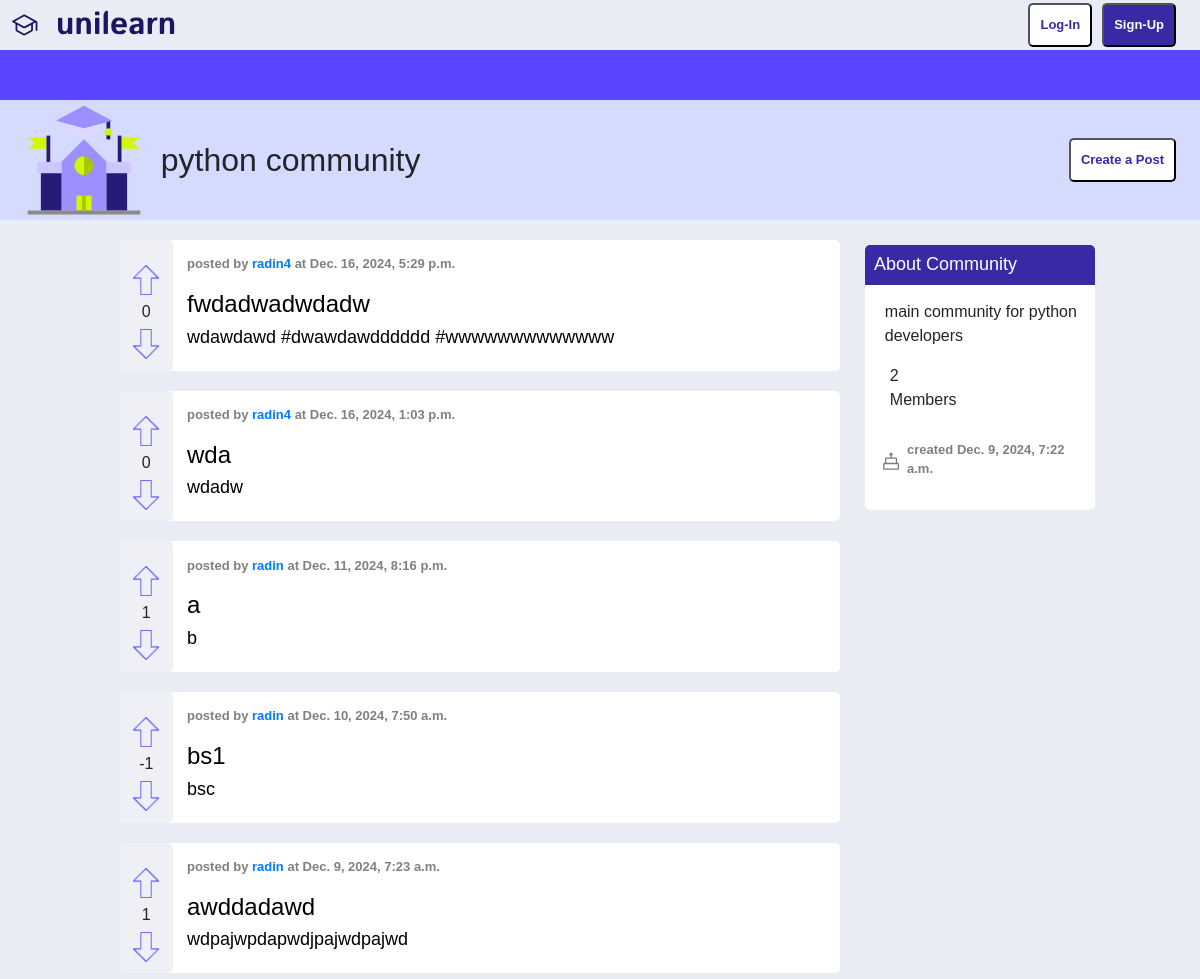
The app's page /subreddits/python community/ with its own data.
### main/models.py (models this page shows, shortened)
class Subreddit(models.Model):
    name = models.CharField(max_length=100, unique=True)
    description = models.TextField(blank=True)
    created_by = models.ForeignKey(CustomUser, on_delete=models.CASCADE, related_name="created_subreddits")
    created_at = models.DateTimeField(auto_now_add=True)
    moderators = models.ManyToManyField(CustomUser, related_name="moderated_subreddits")

class Post(models.Model):
    title = models.CharField(max_length=300)
    content = models.TextField()
    author = models.ForeignKey(CustomUser, on_delete=models.CASCADE, related_name="posts")
    subreddit = models.ForeignKey(Subreddit, on_delete=models.CASCADE, related_name="posts")
    upvotes = models.ManyToManyField(CustomUser, related_name="post_upvotes", blank=True)
    downvotes = models.ManyToManyField(CustomUser, related_name="post_downvotes", blank=True)
    votes = models.IntegerField(default=0)
    created_at = models.DateTimeField(auto_now_add=True)
    updated_at = models.DateTimeField(auto_now=True)
    @property
    def vote_counts(self):
        return self.upvotes.count() - self.downvotes.count()

class CustomUser(AbstractUser):
    email = models.EmailField(unique=True)
    bio = models.TextField(blank=True, null=True)
    karma = models.IntegerField(default=0)  # Tracks user's overall karma
    date_joined = models.DateTimeField(auto_now_add=True)  # When the user created the account
    last_online = models.DateTimeField(null=True, blank=True)  # Last time the user was online
    followed_subreddits = models.ManyToManyField('Subreddit', related_name='followers', blank=True)
    preferences = models.JSONField(default=dict, blank=True)  # To store topic preferences as a JSON object

### main/views.py (the view)
# urls.py: path('subreddits/<str:subreddit_name>/', views.subreddit_detail, name='subreddit_detail'),
def subreddit_detail(request, subreddit_name):
    subreddit = get_object_or_404(Subreddit, name=subreddit_name)
    posts = Post.objects.filter(subreddit=subreddit).order_by('-created_at')
    return render(request, 'templates/community_page.html', {'subreddit': subreddit, 'posts': posts})

### main/templates/community_page.html (shortened to what this page needs)
{% load static %}
<!DOCTYPE html>
<html lang="en">
<head>
    <link rel="stylesheet" href="https://cdnjs.cloudflare.com/ajax/libs/font-awesome/5.15.2/css/all.min.css">
    <link rel="stylesheet" href="https://cdn.jsdelivr.net/npm/bootstrap@4.0.0/dist/css/bootstrap.min.css">
    <link rel="stylesheet" href="{% static 'community_page.css'%}">
</head>
<body>
<div class="page">
    <div class="pageHeader">
        <div class="top-section">
            <a href="{% url 'home' %}">
                <div class="site-name">
                </div>
            </a>
            <div class="buttons">
                {% if not user.is_authenticated %}
                <a href="{% url 'login' %}"><button class="log-in"><span class="font">Log-In</span></button></a>
                <a href="{% url 'signup' %}"><button class="sign-up"><span class="font">Sign-Up</span></button></a>
                {% endif %}
            </div>
        </div>
        <div class="design">
            <div class="header-design">
                <div class="color-bar"></div>
                <div class="titleOfSite" style="margin: 0%; justify-content: space-between;" >
                    <div class="definition" style="display: flex; flex-direction: row; align-items: center; justify-content: start; margin-left: 2%; min-width: 70%;">
                        <h1 class="def">{{subreddit.name}}</h1>
                    </div>
                    <div class="buttons">
                        {% if user.is_authenticated %}
                            {% if subreddit in user.followed_subreddits.all %}
                            <a href="{% url 'follow_subreddit' subreddit.name %}"><button class="join">Unfollow Community</button></a>
                            {% else %}
                            <a href="{% url 'follow_subreddit' subreddit.name %}"><button class="join">Join</button></a>
                            {% endif %}
                        <a href="{% url 'create_post' subreddit.name %}"><button class="create-post">Create a Post</button></a>
                        {% else %}
                        <a href="{% url 'create_post' subreddit.name %}"><button class="create-post">Create a Post</button></a>
                        {% endif %}
                    </div>
                </div>
            </div>
        </div>
    </div>
    <div class="general">
        <div class="news">
            {% if posts %}
            <div class="posts">
                {% for post in posts %}
                <div class="post" style="display: flex; flex-direction: row;">
                    <div class="side-bar" style="min-height: 30px;">
                        <a href="{% url 'upvote_post_from_community' post.id %}">
                            {% if not request.user in post.upvotes.all or not user.is_authenticated %}
                            <img alt="upvote" src="{% static 'images/up-arrow-empty.png' %}" style="max-width: 30px; max-height: 30px; margin:5px;">
                            {% else %}
                            <img alt="unupvote" src="{% static 'images/up-arrow-full.png' %}" style="max-width: 30px; max-height: 30px; margin:5px;">
                            {% endif %}
                        </a>
                        <div class="vote-count">{{post.vote_counts}}</div>
                        <a href="{% url 'downvote_post_from_community' post.id %}">
                            {% if not request.user in post.downvotes.all or not user.is_authenticated %}
                            <img alt="downvote" src="{% static 'images/down-arrow-empty.png' %}"style="max-width: 30px; max-height: 30px; margin:5px;">
                            {% else %}
                            <img alt="undownvote" src="{% static 'images/down-arrow-full.png' %}"style="max-width: 30px; max-height: 30px; margin:5px;">
                            {% endif %}
                        </a>
                    </div>
                        <div class="texts" style="margin: 2%;">
                        <p class="info">posted by <a href="{% url 'user_profile' post.author.username %}"><strong>{{ post.author.username}}</strong></a> at <strong>{{post.created_at}}</strong></p>
                        <a href="{% url 'post_detail' post.id %}" style="text-decoration: none; color: black;">
                            <h3 class="main-content" style="font-size: x-large;">
                            {{ post.title }}
                            </h3>
                        </a>
                        <a href="{% url 'post_detail' post.id %}" style="text-decoration: none; color: black;">
                            <h4 class="detailOfContent" style="font-size: large;">
                            {{ post.content}}
                            </h4>
                        </a>
                        </div>
                </div>
                {% endfor %}
            </div>
            {% else %}
            <p>No posts available in this subreddit.</p>
            {% endif %}
        </div>
        <div class="details">
            <div class="aboutCommunity" style="border-radius: 5px; margin: 2%;">
                <div class="top-bar" style="border-top-left-radius: 5px; border-top-right-radius: 5px;">
                    <h3 class="title-of-details" style="font-size: large; margin: 4%;">About Community</h3>
                </div>
                <div class="short-def" style="margin: 15px;">
                    <p class="com-def" style="margin-left: 5px;">{{ subreddit.description}}</p>
                    <div class="members-detail">
                        <p class="com-detail">
                            {{subreddit.followers.count}}
                            <br>
                            Members
                        </p>
                    </div>
                    <div class="date-creation">
                        <p class="info" style="margin-top: 6%; margin-left: 5px;"> created {{subreddit.created_at}}</p>
                    </div>
                </div>
            </div>
        </div>
    </div>
</div>
</body>
</html>

### statics/community_page.css (style rules this page uses)
body { margin:0; background-color: rgb(233, 236, 245); font-family: Arial; }
.moderators , .aboutCommunity { background-color: rgb(255, 255, 255);; display: flex; flex-direction: column; justify-content: start; border-radius: 5px; }
.top-bar { margin: 0; background-color: rgb(56, 41, 164) }
.title-of-details { margin-left: 10px; color: rgb(255, 255, 255); }
.com-detail { margin-left: 10px; }
.date-creation { display: flex; flex-direction: row; align-items: center; }
.members-detail { display: flex; flex-direction: row; align-items: center; }
.page { display: flex; flex-direction: column; gap: 20px; background-color: rgb(233, 236, 245); }
.pageHeader { display: flex; flex-direction: column; margin-top: 0; }
.logo-img { max-width: 120px; margin-right: 2%; margin-top: 0; margin-bottom: 0; height: 100%; }
.top-section { display: flex; flex-direction: row; justify-content: space-between; align-items: center; height: 50px; background-color: rgb(233, 236, 245); }
.site-name { display: flex; flex-direction: row; align-items: center; margin-left: 1% ; padding-top: 1%; margin-bottom: 1%; }
.unilearn { margin-top: 2%; }
.color-bar { margin: 0; padding-top: 0px; background-color: rgb(91, 69, 255); height: 50px; }
.titleOfSite { display: flex; flex-direction: row; justify-content: space-around; align-items: center; background-color: rgb(213,218,255); object-fit: contain; min-height: 60px; border-style: none; }
.def { margin-top: 0; margin-bottom: 0; margin-right: 10px; padding-right: 0; font-size: xx-large; }
.join , .sign-up { font-size: small; border-radius: 5px; background-color: rgb(56,41,164); color: white; font-weight: 700; padding: 10px; }
.log-in,.create-post { font-size: small; border-radius: 5px; background-color: white; color: rgb(56,41,164); font-weight: 700; padding: 10px; }
.buttons { display: flex; flex-direction: row; justify-content: center; align-items: center; gap: 10px; margin-right: 2%; }
.grat-hat { height: 30px; }
.header-design { display: flex; flex-direction: column; }
.general { display: flex; flex-direction: row; justify-content:center; align-items: start; gap: 20px; padding-top: 0; }
.news,.details { flex-wrap: wrap; display: flex; flex-direction: column; justify-content: space-between; gap: 20px; border-radius: 5px; }
.pinned, .header, .aboutCommunity, .moderators { background-color: white; border-radius: 5px; }
.news { width:60%; }
.details { width: 20%; }
.posts { border-radius: 5px; display: flex; flex-direction: column; gap: 20px; flex: 3; }
.post { border-radius: 5px; background-color: rgb(255, 255, 255); }
.texts { flex: 15; }
.side-bar { flex: 1; background-color: rgb(238, 240, 245); text-align: center; border-radius: 5px; padding: 5px; padding-top: 20px; }
.info { font-size: small; font-weight: 600; color: grey; }

### records on screen
Subreddit: name "python community", description "main community for python developers", followers.count "2", created_at "Dec. 9, 2024, 7:22 a.m."
Post: vote_counts "0", author.username "radin4", created_at "Dec. 16, 2024, 5:29 p.m.", title "fwdadwadwdadw", content "wdawdawd #dwawdawdddddd #wwwwwwwwwwwww"
Post: vote_counts "0", author.username "radin4", created_at "Dec. 16, 2024, 1:03 p.m.", title "wda", content "wdadw"
Post: vote_counts "1", author.username "radin", created_at "Dec. 11, 2024, 8:16 p.m.", title "a", content "b"
Post: vote_counts "-1", author.username "radin", created_at "Dec. 10, 2024, 7:50 a.m.", title "bs1", content "bsc"
Post: vote_counts "1", author.username "radin", created_at "Dec. 9, 2024, 7:23 a.m.", title "awddadawd", content "wdpajwpdapwdjpajwdpajwd"
